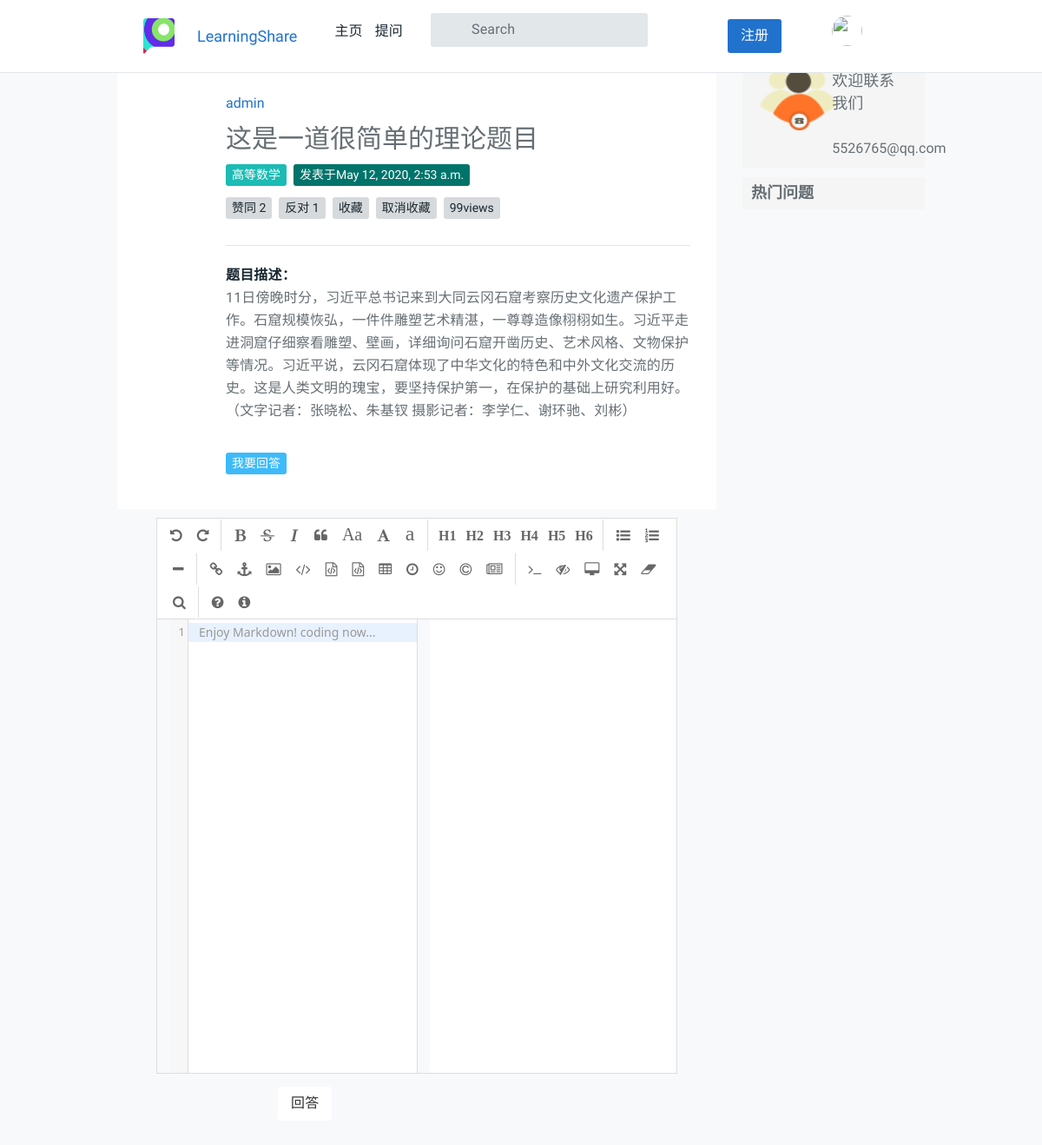
Before: /answer/answer/9/ (signed in) with the older database file.
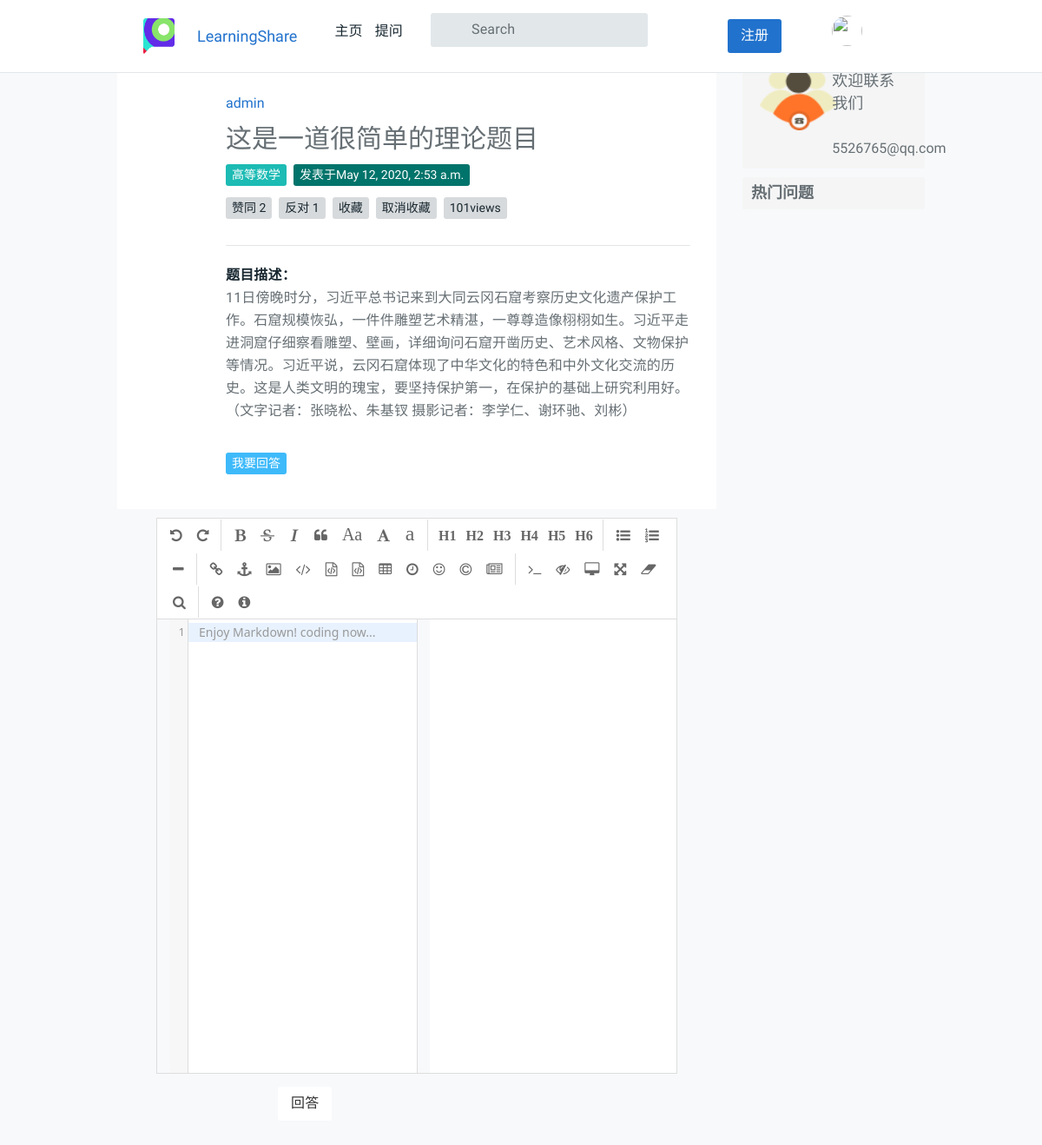
After: the same page with the newer database file.
### QuestionApp/models.py (models this page shows, shortened)
class Question(models.Model):
    user = models.ForeignKey(User, verbose_name='提问者', related_name='questions',on_delete=models.CASCADE)
    questionTitle = models.CharField('问题标题', max_length=40, unique=True,blank=False)
    questionCategory = models.ForeignKey('CategoryApp.Category', verbose_name='板块名称', on_delete=models.CASCADE)
    questionDescription = models.TextField('详细描述')
    created=models.DateTimeField(default=timezone.now,verbose_name='发布日期')
    publishDate = models.DateTimeField(auto_now=True, verbose_name='更新日期')
    goodNum = models.IntegerField(default=0,verbose_name='赞数')
    badNum = models.IntegerField(default=0, verbose_name='反对数')
    grade = models.IntegerField(default=0, verbose_name='综合质量')
    collect = models.ManyToManyField(User, related_name='collect_question', verbose_name='收藏',blank=True)
    users_like = models.ManyToManyField(User, related_name="questions_like", blank=True)
    users_unlike = models.ManyToManyField(User, related_name="questions_unlike", blank=True)
    views = models.IntegerField(default=0, verbose_name="阅读次数")

### CategoryApp/models.py (models this page shows)
class Category(models.Model):
    name = models.CharField(max_length=20, unique=True, verbose_name='分组名称')
    number = models.IntegerField(unique=True, verbose_name='分组序号')
    def __str__(self):
        return self.name

### AnswerApp/views.py (the view, shortened to what this page needs)
# urls.py: path('answer/<int:question_id>/', views.answer, name='answer_question'),
@login_required(login_url='/account/login/')
def answer(request, question_id):
    user = User.objects.get(id=request.user.id)
    print(user.collect_answer.all())
    question = get_object_or_404(Question, id=question_id)
    if request.method == 'GET':
        answer_form = AnswerForm()
        return render(request, "question/answer.html",
                      {'answer_form': answer_form, 'question': question})

### AnswerApp/forms.py
class AnswerForm(forms.Form):
    class Meta:
        model = AnswerModel
        fields = ("question", "answer_text")

### AnswerApp/models.py (called while the page is built)
    def __str__(self):
        return self.answer_text

### templates/question/answer.html (shortened to what this page needs)
{% extends "question/content.html" %}
{% load static %}
{% block answer %}
<link rel="stylesheet" href="{% static 'editor/css/style.css' %}">
<link rel="stylesheet" href="{% static 'editor/css/editormd.css' %}">
<form class="form-horizontal" action="." method="post">{% csrf_token %}
    <div class="row" style="margin-top: 10px;">
            <div id="editormd" class="col-md-10 text-left">
            </div>
    </div>
    <div class="row">
        <button class="btn btn-default" type="submit" class="btn btn-default" style="margin-left:200px">回答</button>
    </div>
</form>
{% endblock %}

### templates/question/content.html (shortened to what this page needs)
{% extends "index.html" %}
{% load markdown_extras %}
{% load static %}
{% block content %}
<div class="col-sm-9">
    <div class="tt-single-topic-list">
        <div class="tt-item">
            <div class="tt-single-topic">
                <div class="tt-item-header">
                    <div class="tt-item-info info-top">
                        <div class="tt-avater-title">
                            <a href="#">{{ question.user }}</a>
                        </div>
                        <a href="#" class="tt-info-time">
                            <i class="tt-icon"><svg>
                                    <use xlink:href="#icon-time"></use>
                                </svg></i>{{timezone.now}}
                        </a>
                    </div>
                    <h1 class="tt-item-title">
                        <h2>{{ question.questionTitle }}</h2>
                    </h1>
                    <div class="tt-item-tag">
                        <ul class="tt-list-badge">
                            <li><a href="#"><span class="tt-color07 tt-badge">{{ question.questionCategory }}</span></a>
                            </li>
                            <li><a href="#"><span class="tt-color09 tt-badge">发表于{{ question.created }}</span></a>
                            </li>
                        </ul>
                    </div>
                    <div class="tt-item-tag">
                        <ul class="tt-list-badge">
                            <li><a id="like-it" href="{% url 'question:like_question' id=question.id action='like'%}">
                                    <span class="tt-badge">赞同 {{ question.users_like.count }}</span></a></li>
                            <li><a id="unlike-it"
                                    href="{% url 'question:like_question' id=question.id action='unlike'%}">
                                    <span class="tt-badge">反对 {{ question.users_unlike.count }}</span></a></li>
                            <li><a href="{% url 'question:collect_question' id=question.id action='收藏' %}">
                                    <span class="tt-badge">收藏</span></a></li>
                            <li><a href="{% url 'question:cancel_collect_question' id=question.id action='取消收藏' %}">
                                    <span class="tt-badge">取消收藏</span></a></li>
                         <li><a  href="#"><span class="tt-badge"> {{ question.views }}view{{ question.views|pluralize }}
                                    </span></a></li>
                        </ul>
                    </div>
                </div>
                <div class="tt-item-description">
                    <h6 class="tt-title">题目描述：</h6>
                    <p>{{ question.questionDescription }}</p>
                </div>
                <div class="tt-item-info info-bottom">
                    <div class="tt-item-tag">
                        <ul class="tt-list-badge">
                            <li><a href="{% url 'answer:answer_question' question_id=question.id%}">
                                    <span class="tt-color03 tt-badge">我要回答</span></a></li>
                        </ul>
                    </div>
                </div>
            </div>
        </div>
        {% block answer %}{% endblock %}
    </div>
</div>
{% endblock %}

Changed rows visible on the page:
changed Question "这是一道很简单的理论题目": views "99" → "101"
